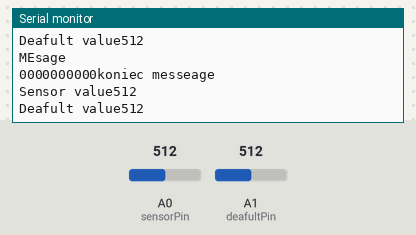
Simulated run of this sketch. Board: Arduino Uno, built with avr-gcc and run on an emulated ATmega328P. Parts: the last lines printed to the serial monitor. The test bench sets the inputs (shaded band); at power-on: A0 (sensorPin) = 512, A1 (deafultPin) = 512.

Above: at 1.8 s.
1.9 s: A0 (sensorPin) set to 716
At 2.8 s:
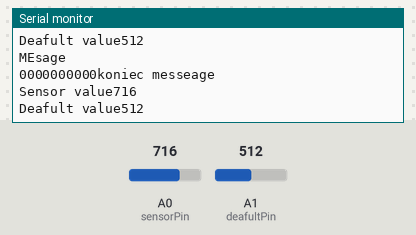
3.4 s: A1 (deafultPin) set to 716
At 4.7 s:
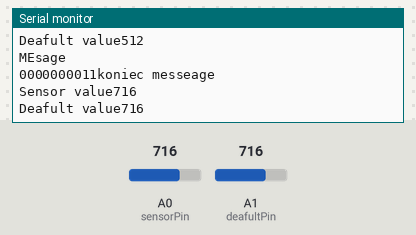
4.9 s: A0 (sensorPin) set to 900
At 5.6 s:
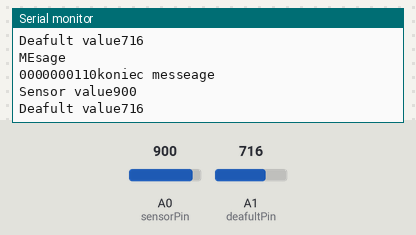
6.4 s: A1 (deafultPin) set to 900
At 10.7 s:
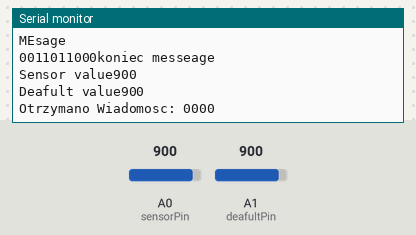
Timing chart, 0 to 11.5 s (numbered marks = the images above; inputs shaded):
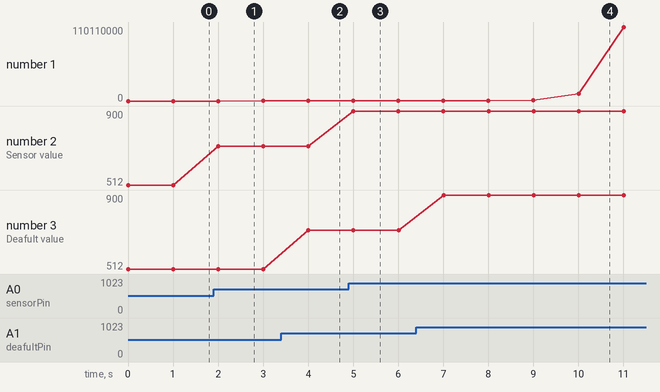

The sketch:

odbiornik10052020.ino
```cpp
/*Odbiornik stm32 */
#define sensorPin A0
#define deafultPin A1
bool key[7]={0,0,1,1,0,1,1};
bool output[11];
bool message[4];
bool currentBit;

int peroid = 1000;
int deafultVal=0;
int sensorVal=0;
int waitTime=0;

void setup() {
  //inicjalizacja wejść wyjsć
  pinMode(sensorPin,INPUT);
  pinMode(deafultPin,INPUT);
  //inicjalizacja komunikacji uatr
  Serial.begin(115200);
  Serial.println("Witam");
}

void loop() {
  //poczatkowa wartosc czasu w chwili rozpoczecia nowej petli
  //unsigned long startTime = micros();
  unsigned long startTime = millis();
  //odczytanie wartosci deafult ( odczytywana z potencjometru) oraz z sensora (fotodioda)
  deafultVal = analogRead(deafultPin);
  sensorVal = analogRead(sensorPin);
  //porownanie wartosci deafult i sensor oraz ustalenie czy otrzymywana jest wartosc true czy false
  currentBit = checkBit(deafultVal,sensorVal);
  //zapisywanie nowego bitu na rzecz najstarszego bitu
  saveBit(currentBit);
  showDebugInfo();
  //sprawdzenie czy w kodzie znajduje się klucz wiadomości
  if(checkKey(output[0],output[1],output[2],output[3],output[4],output[5],output[6])== 1){
    setMessage();
    showMessage();
  }
  //ustalenie momentu w którym mikrokontrolewr zakoczyul dzialanie w tej iteracji petli
 // unsigned long endTime = micros();
  unsigned long endTime = millis();
  //wyliczenie czasu ktory nalezy odczekac aby iteracja petli trwala okresolna wartosc czasu
  waitTime = peroid - (int)(endTime-startTime);
 //delayMicroseconds(waitTime);
 delay(waitTime);
}
void showDebugInfo(){
  Serial.println("MEsage");
  for(int i=0;i<10;i++){
      Serial.print(output[i]);
    }
  Serial.println("koniec messeage");
  Serial.print("Sensor value");
  Serial.println(sensorVal);
  Serial.print("Deafult value");
  Serial.println(deafultVal);

}
//funkcja sprawdzajaca akutalnie przesyłaną wartosc
bool checkBit(int deafult, int sensor){
  if(sensor>deafult){
    return true;
  }else{
    return false;
  }
}
//funkcja przepisujaca tablice wyrzucajac z niej najstarsza wartosc na rzecz nowej wartosci
void saveBit(bool currentBit){
    for(int i=0;i<10;i++){
      output[i] = output[i+1];
    }
    output[10] = currentBit;
}
void showMessage(){
    Serial.print("Otrzymano Wiadomosc: ");
    Serial.print(output[7]);
    Serial.print(output[8]);
    Serial.print(output[9]);
    Serial.print(output[10]);
    Serial.println(" ");
}
void setMessage(){

}
//funkcja sprawdzajaca czy w wiadomosci wykryto klucz
bool checkKey(bool input0,bool input1,bool input2,bool input3,bool input4,bool input5,bool input6){
    if((input0==key[0])&&(input1==key[1])&&(input2==key[2])&&(input3==key[3])&&(input4==key[4])&&(input5==key[5])&&(input6==key[6])){
      return true;
    }else{
      return false;
    }

  }
```

Measured:
- after the input at 1.9 s, the serial monitor: prints a new line after 0.10 s (image 1)
- after the input at 3.4 s, the serial monitor: prints a new line after 0.61 s (image 2)
- after the input at 4.9 s, the serial monitor: prints a new line after 0.10 s (image 3)
- after the input at 6.4 s, the serial monitor: prints a new line after 0.61 s (image 4)
- plotted number 1: 0 → 1 after the input at 1.9 s, 11 → 1101 after the input at 4.9 s, 1101 → 110110000 after the input at 6.4 s
- plotted number 2: 512 → 716 after the input at 1.9 s, 716 → 900 after the input at 4.9 s
